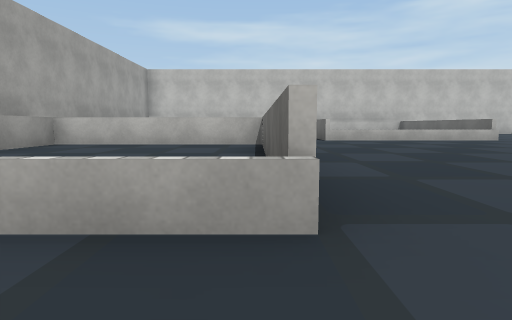
View 1 (above)

17 first-person views from a walk through a 3-D level made in the Unity game engine. The camera is 0.72 m above the floor, tilts 6° down and sees 75° across. The floor is counted in squares, 2 m on a side. Each view is taken from the middle of a square. On the plan, view 1 faces up. The plan holds only what a view shows up to about 9 squares ahead; the rest is blank. Some surface patterns are stand-ins.

View 2
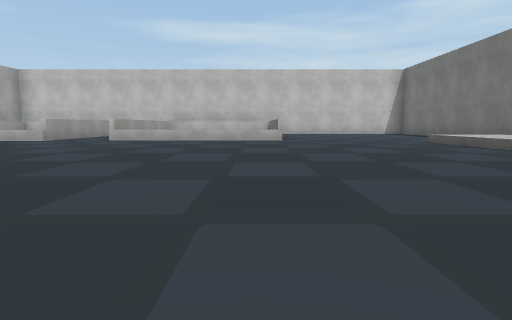

View 3
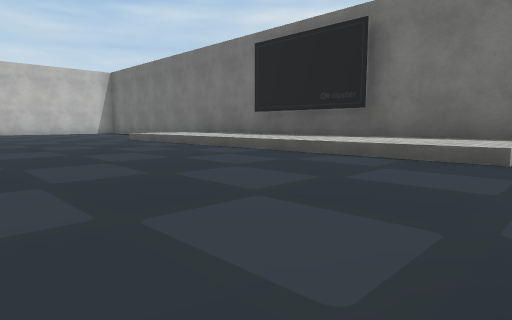

View 4
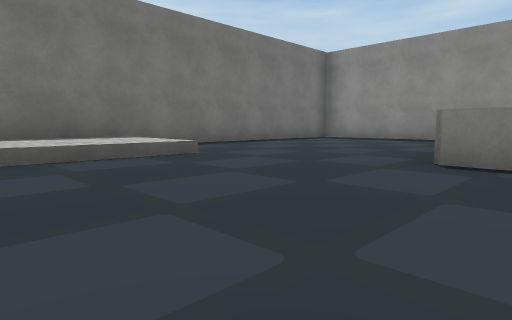

View 5
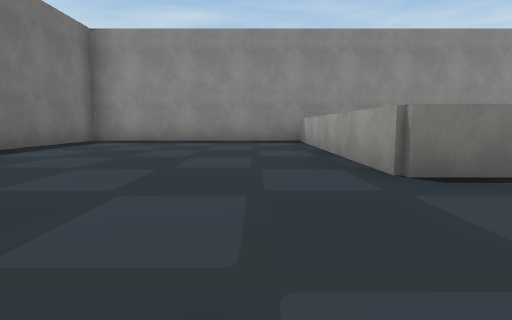

View 6
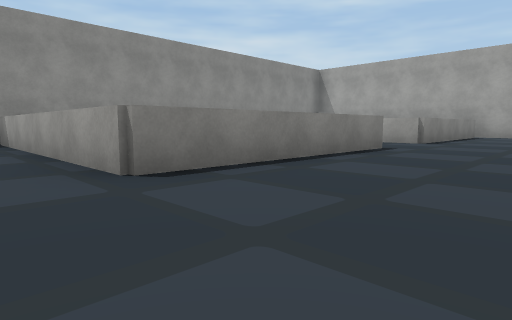

View 7
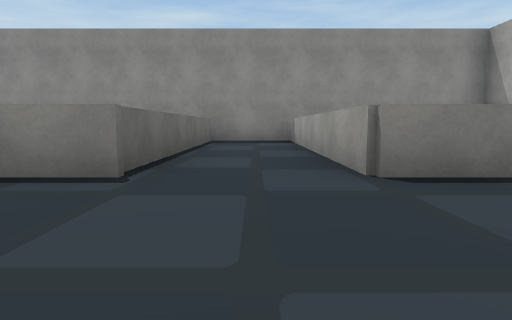

View 8
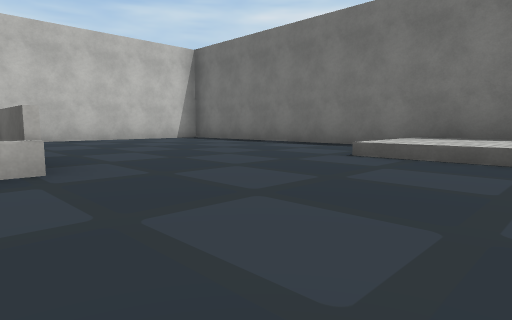

View 9
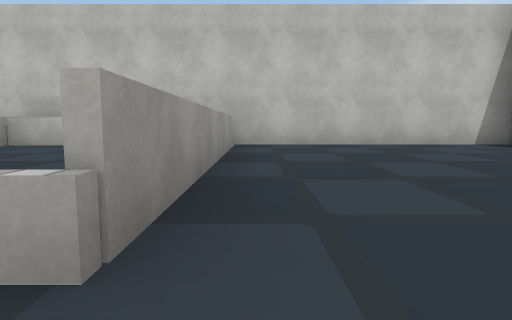

View 10
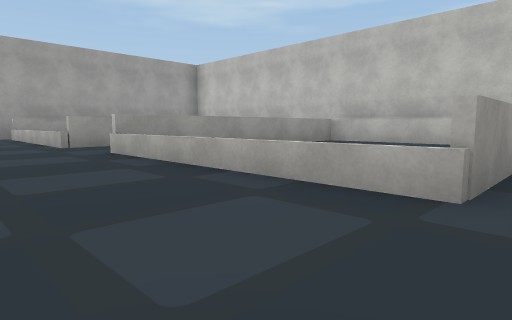

View 11
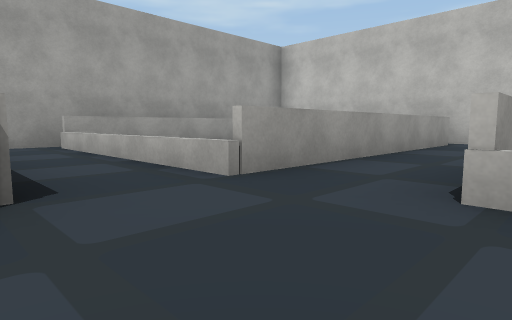

View 12
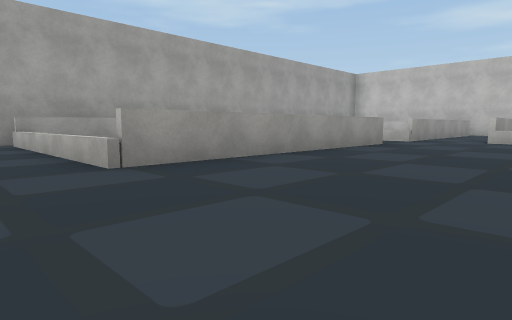

View 13
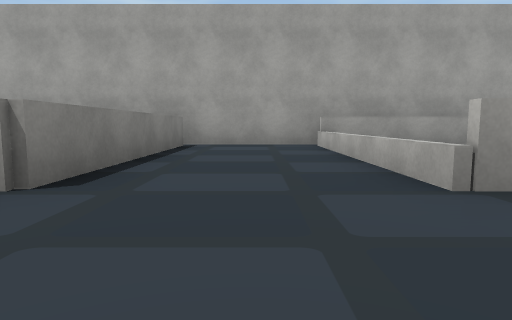

View 14
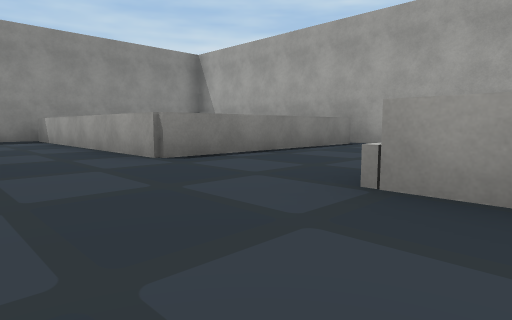

View 15
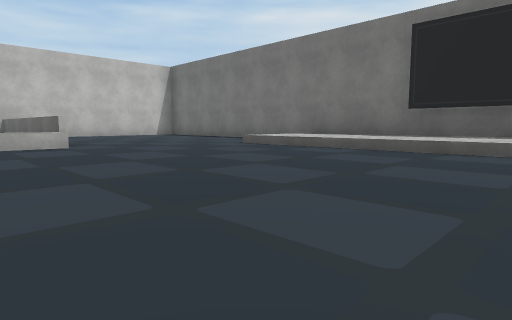

View 16
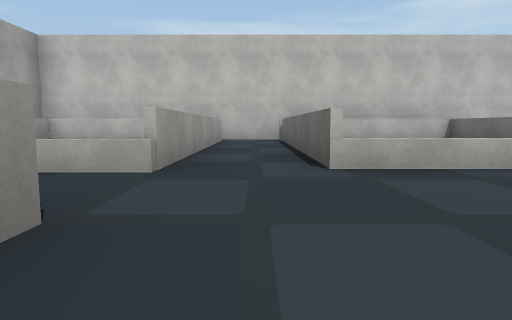

View 17
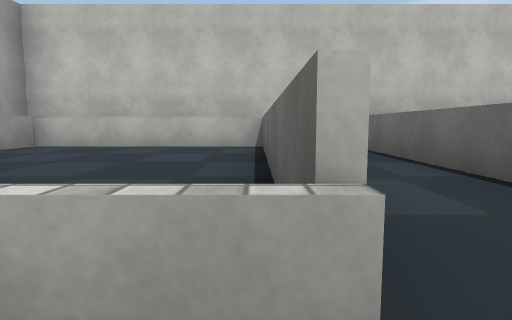

### Floor plan
Key: @ floor where view 1 was taken; # wall or solid block; . floor; = window, fence, low wall or low ledge; ^ raised ledge.
Columns run from 5 left of view 1 to 11 right of it. Each row starts with its distance up from view 1.
 14      ###  #######
 13      ..####.....#
 12   ####.#..#.....#
 11   #..#.#..#.....#
 10   #..#.#..#.....#
  9   #..#.#  #.....#
  8 #.===#.====.....#
  7 #.............^^#
  6  .####........^^#
  5  .#..#........^^#
  4   #..#........^^#
  3   #  #........^^#
  2   #  #........^^#
  1 #.=...........^^#
  0 #....@........^^#
 -1 #...............#
 -2 # ####.#####....#
 -3      #.#   #....#
 -4      #.#   #....#
 -5      #.#   #....#
 -6      #.#   #....#
 -7      ###   ######

Positions as (right, up) in squares from view 1, and headings:
1: (0, 0), facing up
2: (5, 0), facing up
3: (5, -1), facing up-right
4: (5, 2), facing down-right
5: (7, 1), facing down
6: (7, 1), facing down-left
7: (1, 1), facing down
8: (5, 5), facing up-right
9: (6, 7), facing up
10: (6, 6), facing up-left
11: (2, 6), facing up-left
12: (3, 0), facing up-left
13: (2, 0), facing left
14: (2, 2), facing down-left
15: (4, 2), facing up-right
16: (1, 5), facing up
17: (0, 7), facing up
